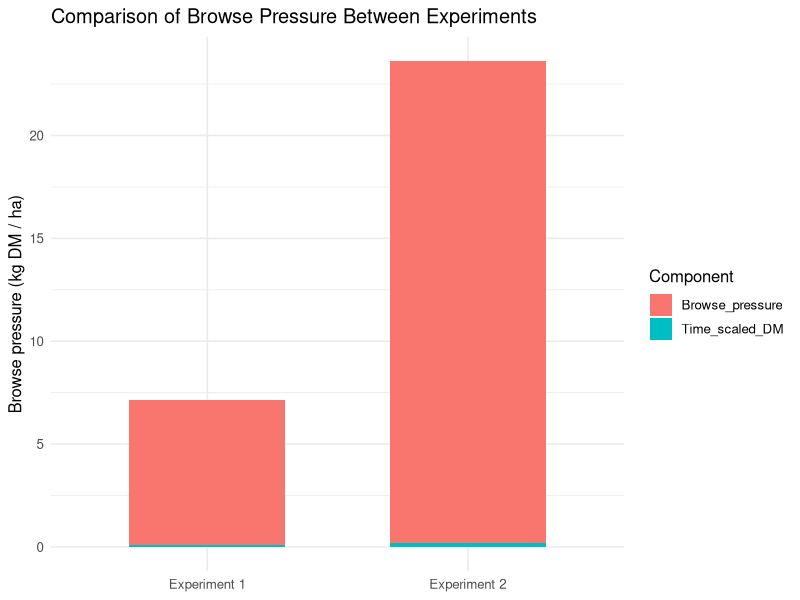

This chart was generated by the following R code: (Note: this script raises an error after producing the figure.)
##  BROWSE PRESSURE
## browse pressure to determine how much each treatment consumed at each plot

library(tidyverse)
library(dplyr)
# Function for short-term browse pressure (hours instead of days)
calculate_short_browse_pressure <- function(num_goats,
                                            avg_weight_kg = 30,
                                            intake_rate_percent = 3,   # Daily intake as % of BW
                                            time_hours = 5,
                                            plot_area_ha = 0.24) {
  
  # Daily DM per goat
  daily_dm_per_goat <- (intake_rate_percent / 100) * avg_weight_kg
  
  # Fraction of day
  fraction_day <- time_hours / 24
  
  # Total DM consumed
  total_dm_consumed <- num_goats * daily_dm_per_goat * fraction_day
  
  # Browse pressure
  browse_pressure <- total_dm_consumed / plot_area_ha
  
  list(
    parameters = list(
      num_goats = num_goats,
      avg_weight_kg = avg_weight_kg,
      intake_rate_percent = intake_rate_percent,
      time_hours = time_hours,
      plot_area_ha = plot_area_ha
    ),
    daily_dm_per_goat_kg = round(daily_dm_per_goat, 3),
    total_dm_consumed_kg = round(total_dm_consumed, 3),
    browse_pressure_kg_per_ha = round(browse_pressure, 2),
    interpretation = paste("Browse pressure for", time_hours, "hours:", 
                           round(browse_pressure, 2), "kg DM/ha")
  )
}

# Your specific scenario
result <- calculate_short_browse_pressure(num_goats = 30, 
                                          avg_weight_kg = 30, 
                                          time_hours = 5, 
                                          plot_area_ha = 0.24)

cat(result$interpretation, "\n")
print(result)


########### COMPARING BROWSE PRESSURE FOR MAY and NOVEMBER

# Experiment 2  - NOVEMBER
exp2 <- calculate_short_browse_pressure(
  num_goats = 30,
  avg_weight_kg = 30,
  time_hours = 5,
  plot_area_ha = 0.24
)

# Experiment 1 - MAY
exp1 <- calculate_short_browse_pressure(
  num_goats = 15,
  avg_weight_kg = 30,
  time_hours = 3,
  plot_area_ha = 0.24 # this is provisional  it will change when we use precise geolocated data 
)


## prepare data for stacking 
browse_df <- tibble(
  Experiment = c("Experiment 1", "Experiment 2"),
  Daily_DM_per_goat = c(exp1$daily_dm_per_goat_kg,
                        exp2$daily_dm_per_goat_kg),
  Fraction_of_day = c(3/24, 5/24),
  Goats_per_ha = c(15/0.24, 30/0.24)
) %>%
  mutate(
    Time_scaled_DM = Daily_DM_per_goat * Fraction_of_day,
    Browse_pressure = Time_scaled_DM * Goats_per_ha
  ) %>%
  select(Experiment, Time_scaled_DM, Browse_pressure) %>%
  pivot_longer(-Experiment,
               names_to = "Component",
               values_to = "kg_DM_ha")


# stacked bar plot
ggplot(browse_df,
       aes(x = Experiment,
           y = kg_DM_ha,
           fill = Component)) +
  geom_bar(stat = "identity", width = 0.6) +
  labs(
    y = "Browse pressure (kg DM / ha)",
    x = NULL,
    fill = "Component",
    title = "Comparison of Browse Pressure Between Experiments"
  ) +
  theme_minimal(base_size = 12)









#####################################################################
#################### OPTION B FOR DETERMINING BROWSE PRESSURE USING HOURLY RATE

calculate_hourly_browse_pressure <- function(num_goats,
                                             avg_weight_kg = 30,
                                             intake_rate_percent = 3,
                                             time_hours,
                                             plot_area_ha = 0.24) {
  
  # Daily DM intake per goat (kg)
  daily_dm_per_goat <- (intake_rate_percent / 100) * avg_weight_kg
  
  # Hourly DM intake per goat (kg/hour)
  hourly_dm_per_goat <- daily_dm_per_goat / 24
  
  # Total DM consumed during browsing period
  total_dm_consumed <- num_goats * hourly_dm_per_goat * time_hours
  
  # Browse pressure (kg DM / ha)
  browse_pressure <- total_dm_consumed / plot_area_ha
  
  list(
    parameters = list(
      num_goats = num_goats,
      avg_weight_kg = avg_weight_kg,
      intake_rate_percent = intake_rate_percent,
      time_hours = time_hours,
      plot_area_ha = plot_area_ha
    ),
    hourly_dm_per_goat_kg = round(hourly_dm_per_goat, 3),
    total_dm_consumed_kg = round(total_dm_consumed, 3),
    browse_pressure_kg_per_ha = round(browse_pressure, 2),
    interpretation = paste(
      "Browse pressure for", time_hours, "hours:",
      round(browse_pressure, 2), "kg DM/ha"
    )
  )
}


result2 <- calculate_short_browse_pressure(num_goats = 30, 
                                avg_weight_kg = 30, 
                                time_hours = 5, 
                                plot_area_ha = 0.24)
print(result2)

## Apply to both follow-up treatments
May <- calculate_hourly_browse_pressure(
  num_goats = 15,
  time_hours = 3,
  plot_area_ha = 0.24
)

Nov <- calculate_hourly_browse_pressure(
  num_goats = 30,
  time_hours = 5,
  plot_area_ha = 0.24
)

# preparing data for stacking
browse_df <- tibble(
  Experiment = c("May", "November"),
  Hourly_DM_per_goat = c(May$hourly_dm_per_goat_kg,
                         Nov$hourly_dm_per_goat_kg),
  Hours = c(3, 5),
  Goats_per_ha = c(15 / 0.24, 30 / 0.24)
) %>%
  mutate(
    Time_component = Hourly_DM_per_goat * Hours,
    Browse_pressure = Time_component * Goats_per_ha
  ) %>%
  select(Experiment, Browse_pressure) %>%
  pivot_longer(
    cols = c(Browse_pressure),
    names_to = "Component",
    values_to = "kg_DM_ha"
  )


# stacked bar 
ggplot(browse_df,
       aes(x = Experiment,
           y = kg_DM_ha
          )) +
  geom_bar(stat = "identity", width = 0.6) +
  labs(
    y = "Browse pressure (kg DM / ha)",
    x = NULL
  ) +
  theme_beautiful()

####################################################################
#########################################################################

# USING ACTUAL PLOT AREA PER SITE

# Read site-level data
sites <- read_csv("DATA/Coordinates/Browser_plot_area.csv")

# Columns: Location, plot_area_ha

# Constants
avg_weight_kg <- 30
intake_rate_percent <- 3

daily_dm_per_goat <- (intake_rate_percent / 100) * avg_weight_kg
hourly_dm_per_goat <- daily_dm_per_goat / 24

browse_by_site <- sites %>%
  mutate(
    # Experiment 1
    May_total_dm = 15 * hourly_dm_per_goat * 3,
    `Initial_treatment_(May)` = May_total_dm / Plot_area_ha,
    
    # Experiment 2
    Nov_total_dm = 30 * hourly_dm_per_goat * 5,
    `Second_treatment_(November)` = Nov_total_dm / Plot_area_ha
  )

###### Shaping for stacked bar plots

plot_df <- browse_by_site %>%
  dplyr::select(Site, `Initial_treatment_(May)`,`Second_treatment_(November)`) %>% 
  pivot_longer(
    cols = c( `Initial_treatment_(May)`,`Second_treatment_(November)`),
    names_to = "Period",
    values_to = "provisional_browse_pressure_kg_ha"
  ) 


plot_df <- browse_by_site %>%
  dplyr::select(Site, contains("Initial"), contains("Second")) %>%
  pivot_longer(
    cols = -Site,
    names_to = "Period",
    values_to = "provisional_browse_pressure_kg_ha"
  )
# stacking order
plot_df$Period <- factor(
  plot_df$Period,
  levels = c("Initial_treatment_(May)", "Second_treatment_(November)")
)



## ggplot - stacked bar plots

bpS <- ggplot(plot_df,
              aes(x = Site,
                  y = provisional_browse_pressure_kg_ha,
                  fill = Period)) +
  geom_col(position = position_stack(reverse = TRUE)) +
  labs(y = "Browse pressure ("*kg~ha^{-1}*")",
       x = "Site") +
  theme_classic() + 
  theme(
    legend.position = "top",
    legend.title = element_blank(),
    legend.text = element_text(size = 8),
    axis.title = element_text(size = 12),      # Axis titles
    axis.text = element_text(size = 12)  
  )

# saving plot
ggsave(bpS, filename = "Plots/Browsing pressureSITE.png", 
       width = 16, height = 12, units = "cm")
